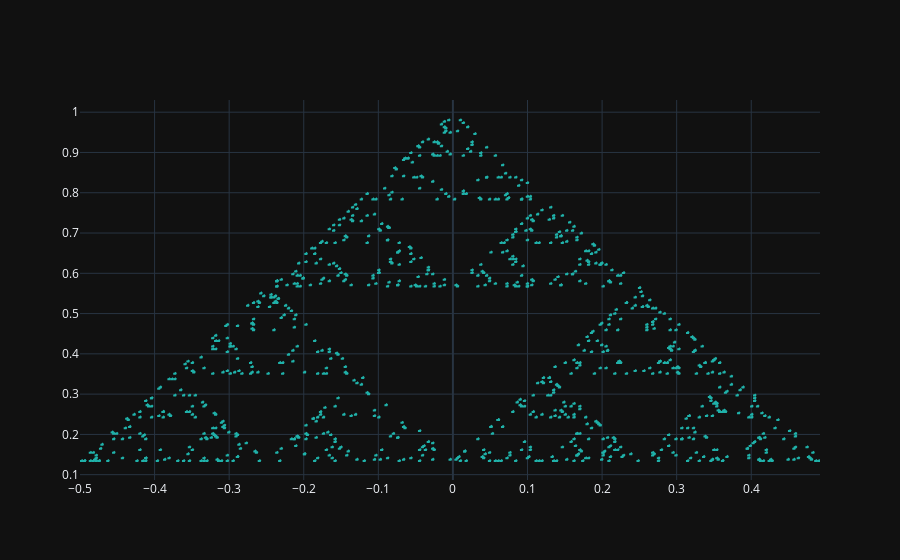

The cell this chart's notebook holds for it:
### Markdown cell above
### drawing the random sierpinski triangle fractal

### Code cell
sierpinski.drawRandomFractal(8,1000)
